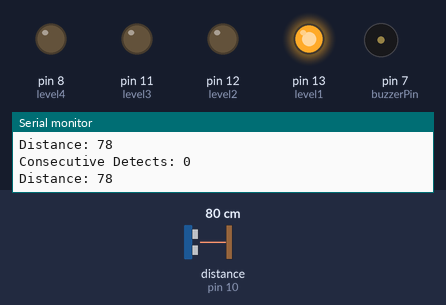
The sketch below on a simulated Arduino Uno, built with avr-gcc and run on an emulated ATmega328P. Parts: output pins drawn as LEDs (lit = HIGH), buzzer (waves = sounding, pin HIGH), the last lines printed to the serial monitor. Wiring (inferred from the names in the program): ultrasonic range finder: trigger pin 9; echo pin 10. The inputs (shaded band) are chosen by the test bench; at power-on: distance to the obstacle (sensor on pin 10) 80 cm. The echo pulse lasts 58.3 µs per cm; pins used as bus, display or sensor lines are not drawn.

Above: at 1.2 s.
1.3 s: distance to the obstacle (sensor on pin 10) set to 73 cm
At 2.5 s:
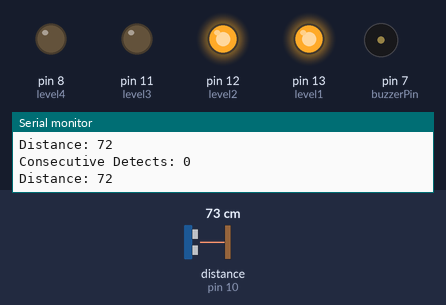
2.8 s: distance to the obstacle (sensor on pin 10) set to 57 cm
5.8 s: distance to the obstacle (sensor on pin 10) set to 48 cm
At 6.4 s:
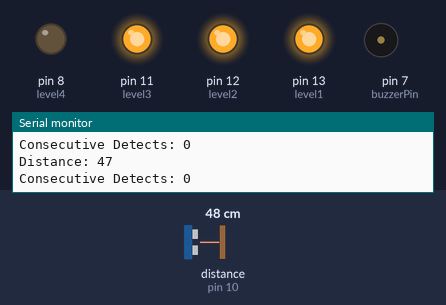
7.3 s: distance to the obstacle (sensor on pin 10) set to 28 cm
10.3 s: distance to the obstacle (sensor on pin 10) set to 23 cm
At 11.6 s:
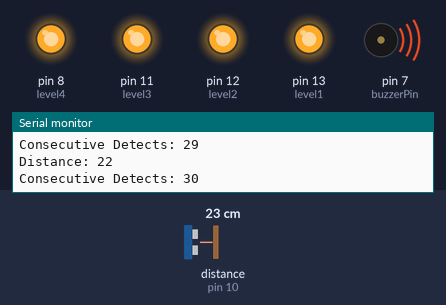
11.9 s: distance to the obstacle (sensor on pin 10) set to 120 cm
At 12.7 s:
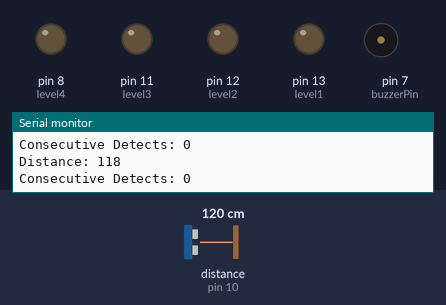
Timing chart, 0 to 14.4 s (numbered marks = the images above; inputs shaded):
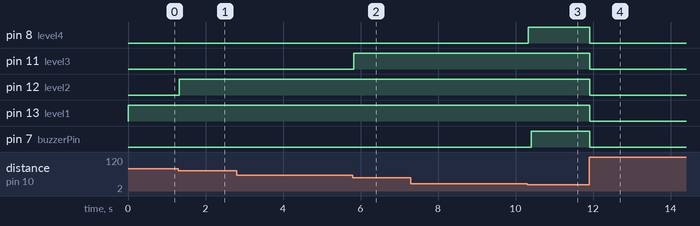

Measured:
- the behaviour switches between 77 and 76 cm on distance to the obstacle (sensor on pin 10) (found by bisection; images 0 and 1)
- the behaviour switches between 52 and 51 cm on distance to the obstacle (sensor on pin 10) (found by bisection; images 1 and 2)
- the behaviour switches between 27 and 26 cm on distance to the obstacle (sensor on pin 10) (found by bisection; images 2 and 3)
- after the input at 1.3 s, pin 12 (level2): LOW → HIGH at once
- after the input at 5.8 s, pin 11 (level3): LOW → HIGH at once
- after the input at 10.3 s, pin 8 (level4): LOW → HIGH at once; pin 7 (buzzerPin): LOW → HIGH after 0.11 s
- after the input at 11.9 s, pin 8 (level4), pin 11 (level3), pin 12 (level2), pin 13 (level1), pin 7 (buzzerPin): HIGH → LOW at once

The sketch:

sensornijean.ino
```cpp
const int trigPin = 9;
const int echoPin = 10;
const int level4 = 8;
const int level3 = 11;
const int level2 = 12;
const int level1 = 13;
const int buzzerPin = 7; ///[jean eto yung buzzer mo]

long duration;
int distance;
int safetyDistance;
int consecutiveDetects = 0; ///[dito siya mag start mag count ng detections]
const int consecutiveThreshold = 3; /// [eto yung kelan niya need mag buzz na]

void setup() {
  pinMode(trigPin, OUTPUT);
  pinMode(echoPin, INPUT);
  pinMode(level4, OUTPUT);
  pinMode(level3, OUTPUT);
  pinMode(level2, OUTPUT);
  pinMode(level1, OUTPUT);
  pinMode(buzzerPin, OUTPUT);
  Serial.begin(9600);
}

void loop() {
  digitalWrite(trigPin, LOW);
  delayMicroseconds(2);

  digitalWrite(trigPin, HIGH);
  delayMicroseconds(10);
  digitalWrite(trigPin, LOW);

  duration = pulseIn(echoPin, HIGH);

  distance = duration * 0.034 / 2;

  safetyDistance = distance;
  if (distance <= 25) {
    digitalWrite(level4, HIGH);
  } else {
    digitalWrite(level4, LOW);
  }
  if (distance <= 50) {
    digitalWrite(level3, HIGH);
  } else {
    digitalWrite(level3, LOW);
  }
  if (distance <= 75) {
    digitalWrite(level2, HIGH);
  } else {
    digitalWrite(level2, LOW);
  }
  if (distance <= 100) {
    digitalWrite(level1, HIGH);
  } else {
    digitalWrite(level1, LOW);
  }

  if (distance <= 25) {
    consecutiveDetects++;
  } else {
    consecutiveDetects = 0;
  }

  if (consecutiveDetects >= consecutiveThreshold) {
    digitalWrite(buzzerPin, HIGH); ///[eto yung nag o=on sa buzzer ha jean rose jean]
  } else {
    digitalWrite(buzzerPin, LOW); ///[eto naman off ha jean ha jean]
  }

  // [hindi ko na inalis baka magalit kapa eh, dinagdagan ko nalang for monitoring]
  Serial.print("Distance: ");
  Serial.println(distance);
  Serial.print("Consecutive Detects: ");
  Serial.println(consecutiveDetects);
}
```
